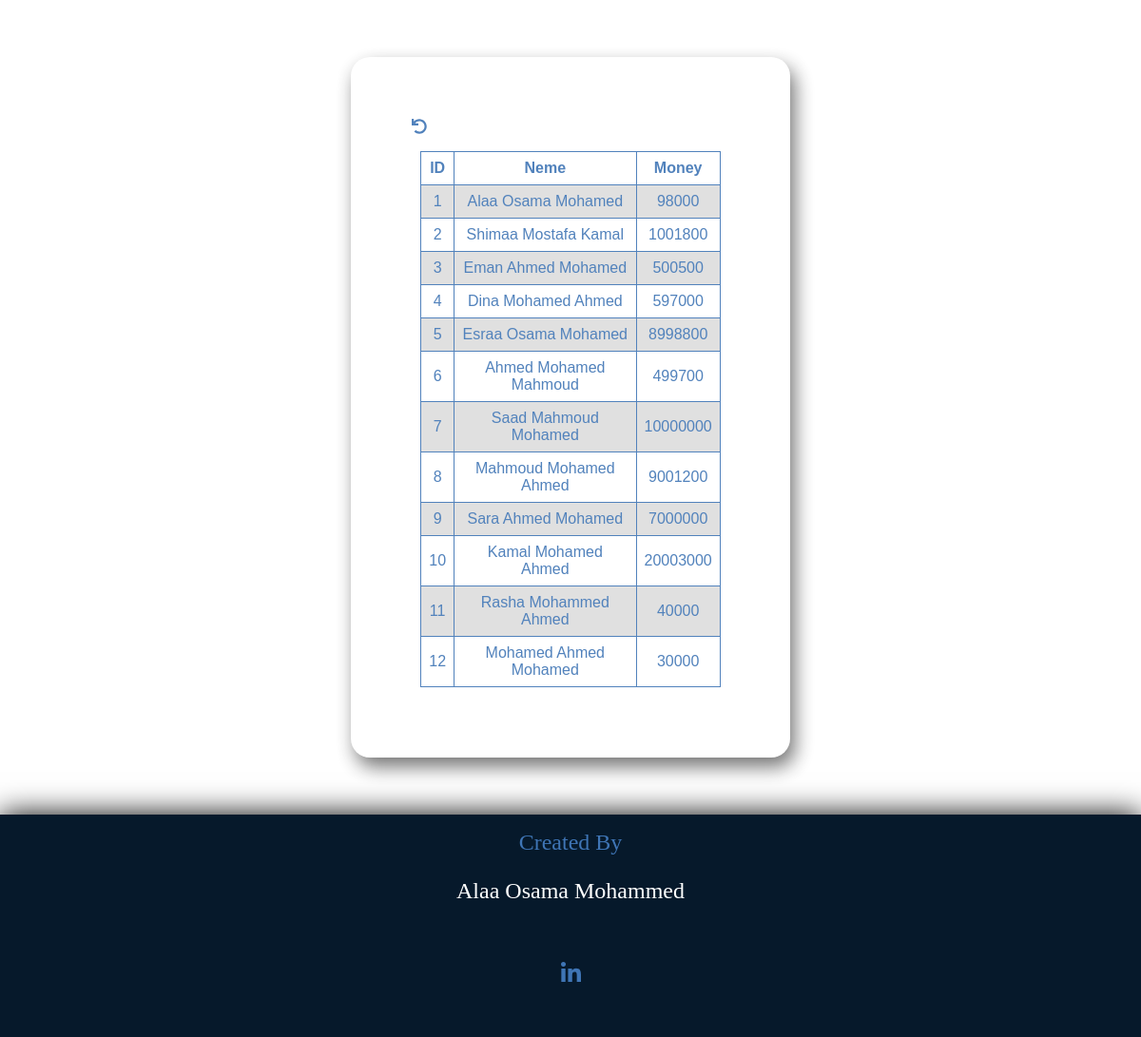
Screenshot of /all_data.php with the database file from the repository.
### tables this page shows
CREATE TABLE `customers` (
  `id` int(11) NOT NULL,
  `name` varchar(150) NOT NULL,
  `email` varchar(100) NOT NULL,
  `money` varchar(50) NOT NULL
);

### all_data.php (the view, shortened to what this page needs)
<?php
$servername = "localhost";
$username = "root";
$password = "";
$dbname = "banking_system";
$conn = new mysqli($servername, $username, $password, $dbname);
$sql = "SELECT * FROM `customers`";
?>
<!DOCTYPE html>
<html lang="en">
<head>
    <link rel='stylesheet' type='text/css' media='screen' href='style/style.css'>
</head>
<body class="container">
<div class='transfereContainer'>
        <div class="back">
            <a href="index.php"><i class='fas fa-undo'></i></a>
        </div>
<div style="display: flex;justify-content: center;">
<table>
  <tr>
    <th>ID</th>
    <th>Neme</th>
    <th>Money</th>
  </tr>
  <?php
 $result = $conn->query($sql);
   while($row = $result->fetch_assoc()) {
    ?>
<tr>
    <td><?=$row['id']?></td>
    <td><?=$row['name']?></td>
    <td><?=$row['money']?></td>
  </tr>
  <?php
   }
  ?>
</table>
</div>
</div>
<div class="footer">
            <div class="names">
                <div>
                    Created By
                </div>
                <p class="team">
                    Alaa Osama Mohammed
                </p>
                <div class="contant">
                    <div class="icon">
                        <a href="https://www.linkedin.com/in/alaa-osama/"><i class="fab fa-linkedin-in"></i></a>
                    </div>
                </div>
            </div>
        </div>
</body>
</html>

### style/style.css (style rules this page uses)
body { margin: 0; padding: 0; }
.container { display: flex; flex-direction: column; position: absolute; width: 100%; height: 100%; z-index: 1000; justify-content: space-between; align-items: center; background: #fff; }
.footer { display: flex; position: relative; background-color: #06192b; flex-direction: row; box-shadow: 0px 0px 30px; justify-content: center; align-items: center; bottom: 0%; width: 100%; }
.names { display: flex; flex-direction: column; align-items: center; margin: 1em; color: #fff; }
.names div { color: #3f75b5; font-size: 1.5rem; }
.team { width: 14em; text-align: center; font-size: 1.5em; }
.contant { display: flex; align-items: center; justify-content: center; }
.icon a { display: inline-block; font-size:1em; width: 100px; height: 100px; line-height: 100px; text-align: center; color: #3f75b5; transition: .4s linear; position: relative; }
.icon a::before, .icon a::after { content: ''; position: absolute; box-sizing: border-box; width: 100%; height: 100%; left: 0; top: 0; transition: .4s linear; }
.transfereContainer { position: relative; justify-content: center; display: flex; flex-direction: column; width: fit-content; height: fit-content; background-color: #ffff; border-radius: 20px; box-shadow: 5px 10px 20px rgb(0 0 0 / 60%); opacity: 90%; padding: 5%; margin: 5%; }
.back { display: flex; align-items: flex-start; justify-content: flex-start; }
.back a { display: inline-block; font-size: 1em; width: 1em; height: 1em; padding: 0.3em; text-align: center; transition: .4s linear; position: relative; border-radius: 50%; color: #3f75b5; background-color: #fff; }

### all_data.php (style rules this page uses)
table { font-family: arial, sans-serif; border-collapse: collapse; width:fit-content; margin:4%; }
td, th { border: 1px solid #3f75b5; text-align: center; padding: 8px; color: #3f75b5; }
tr:nth-child(even) { background-color: #dddddd; }

### rows the page displays
customers: id "1", name "Alaa Osama Mohamed", money "98000"
customers: id "2", name "Shimaa Mostafa Kamal", money "1001800"
customers: id "3", name "Eman Ahmed Mohamed", money "500500"
customers: id "4", name "Dina Mohamed Ahmed", money "597000"
customers: id "5", name "Esraa Osama Mohamed", money "8998800"
customers: id "6", name "Ahmed Mohamed Mahmoud", money "499700"
customers: id "7", name "Saad Mahmoud Mohamed", money "10000000"
customers: id "8", name "Mahmoud Mohamed Ahmed", money "9001200"
customers: id "9", name "Sara Ahmed Mohamed", money "7000000"
customers: id "10", name "Kamal Mohamed Ahmed", money "20003000"
customers: id "11", name "Rasha Mohammed Ahmed", money "40000"
customers: id "12", name "Mohamed Ahmed Mohamed", money "30000"
